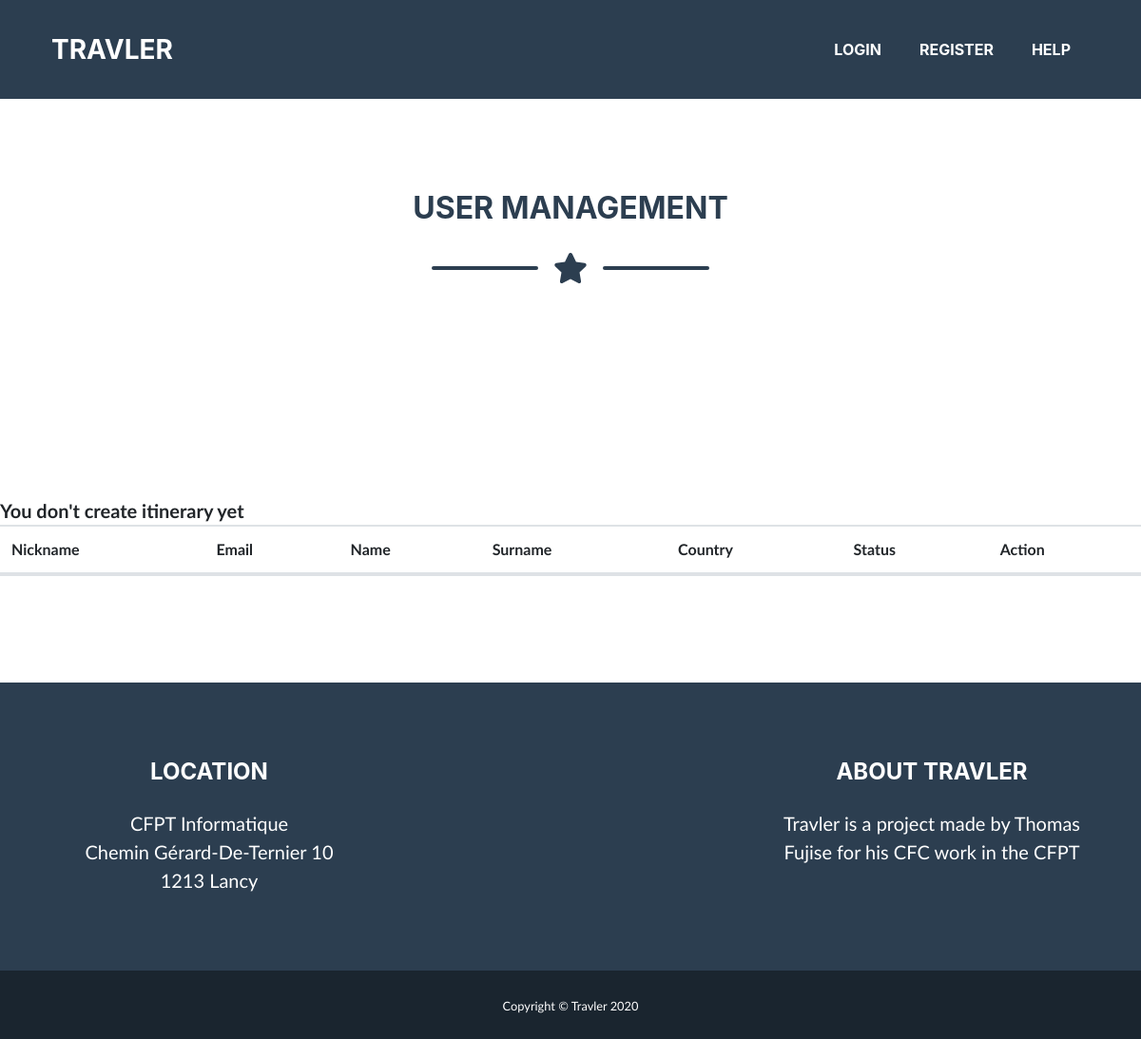
/src/www/administration.php, run on an earlier commit of the app's database.
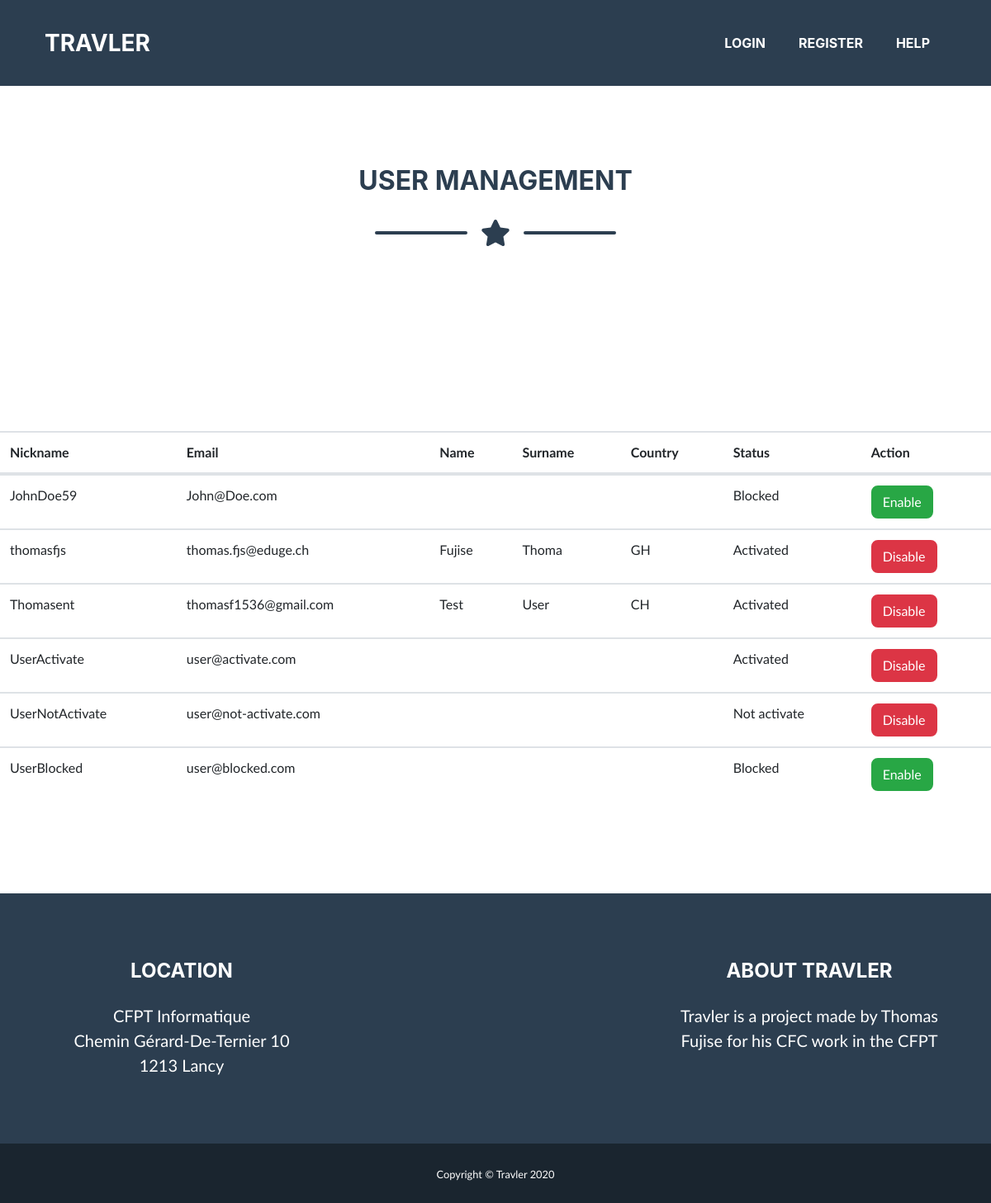
And on a later commit of the database.
### tables this page shows
CREATE TABLE `users` (
  `ID` int NOT NULL AUTO_INCREMENT,
  `EMAIL` varchar(45) NOT NULL,
  `NICKNAME` varchar(45) NOT NULL,
  `PASSWORD` varchar(255) NOT NULL,
  `TOKEN` varchar(64) NOT NULL,
  `NAME` varchar(45) DEFAULT NULL,
  `SURNAME` varchar(45) DEFAULT NULL,
  `BIO` mediumtext,
  `AVATAR` longtext NOT NULL,
  `STATUS_ID` int NOT NULL,
  `ROLES_ID` int NOT NULL,
  `COUNTRIES_ISO2` varchar(2) DEFAULT NULL,
  PRIMARY KEY (`ID`),
  UNIQUE KEY `UNIQUE` (`EMAIL`,`NICKNAME`),
  UNIQUE KEY `EMAIL_UNIQUE` (`EMAIL`),
  UNIQUE KEY `NICKNAME_UNIQUE` (`NICKNAME`),
  KEY `STATUS_ID` (`STATUS_ID`),
  KEY `ROLES_ID` (`ROLES_ID`),
  KEY `fk_USERS_COUNTRIES1_idx` (`COUNTRIES_ISO2`),
  CONSTRAINT `fk_USERS_COUNTRIES1` FOREIGN KEY (`COUNTRIES_ISO2`) REFERENCES `countries` (`ISO2`),
  CONSTRAINT `fk_USERS_ROLES1` FOREIGN KEY (`ROLES_ID`) REFERENCES `roles` (`ID`),
  CONSTRAINT `fk_USERS_STATUS1` FOREIGN KEY (`STATUS_ID`) REFERENCES `status` (`ID`)
);

### src/www/app/manager/FUserManager.php (called while the page is built, shortened)
<?php
require_once $_SERVER['DOCUMENT_ROOT'].'/ProjectTPI/src/www/app/manager/FDatabaseManager.php';
require_once $_SERVER['DOCUMENT_ROOT'].'/ProjectTPI/src/www/app/model/FUser.php';
class FUserManager extends FDatabaseManager{
    private static $instance;
    function __construct() {
        $this->tableName = "USERS";
        $this->fieldId = "ID";
        $this->fieldEmail = "EMAIL";
        $this->fieldNickname = "NICKNAME";
        $this->fieldName = "NAME";
        $this->fieldSurname = "SURNAME";
        $this->fieldBio = "BIO";
        $this->fieldAvatar = "AVATAR";
        $this->fieldStatus = "STATUS_ID";
        $this->fieldRole = "ROLES_ID";
        $this->fieldCountry = "COUNTRIES_ISO2";
    }
    public function IsLogged() : bool {
        return isset($_SESSION['userLogged']) ? TRUE : FALSE;
    }
    public static function GetInstance(){
        if(!self::$instance){
            self::$instance = new FUserManager();
        }
        return self::$instance;
    }
    public function GetAll(){
        $result = array();
        $query = <<<EX
            SELECT `{$this->fieldId}`, `{$this->fieldEmail}`, `{$this->fieldNickname}`, `{$this->fieldName}`,`{$this->fieldSurname}`, `{$this->fieldBio}`, `{$this->fieldAvatar}`, `{$this->fieldCountry}`, `{$this->fieldStatus}`, `{$this->fieldRole}`
            FROM `{$this->tableName}`
        EX;
        try{
            $req = $this::getDb()->prepare($query);
            $req->execute();
            while($row=$req->fetch(PDO::FETCH_ASSOC, PDO::FETCH_ORI_NEXT)){
                $users = new FUser($row[$this->fieldId], $row[$this->fieldEmail],  $row[$this->fieldNickname], $row[$this->fieldName], $row[$this->fieldSurname], $row[$this->fieldBio], $row[$this->fieldAvatar], $row[$this->fieldCountry], $row[$this->fieldStatus], $row[$this->fieldRole]);
                array_push($result, $users);
            }
        }catch(PDOException $e){
            return FALSE;
        }
        return count($result) > 0 ? $result : FALSE;
    }
}
?>

### src/www/app/manager/FDatabaseManager.php (called while the page is built, shortened)
<?php
class FDatabaseManager {
    private static $db ;
    public static function getDb() {
        if(!self::$db){
            try{
                $connectString = DB_DBTYPE.':host='.DB_HOST.';dbname='.DB_NAME;
                self::$db = new PDO($connectString, DB_USER, DB_PASS, array('charset'=>'utf8'));
                self::$db->setAttribute(PDO::ATTR_ERRMODE, PDO::ERRMODE_EXCEPTION);
                }catch(PDOException $e){
                    echo "EDatabase Error: ".$e;
                }
        }
        return self::$db;
    }
}
?>

### src/www/app/model/FUser.php (called while the page is built, shortened)
<?php
class FUser{
    public function __construct(int $IdParam, string $EmailParam = "", string $NicknameParam = "", $NameParam = "", $SurnameParam = "", $BioParam = "", $AvatarParam = "", $CountryParam = "", int $StatusParam , int $RoleParam )
    {
        $this->Email = $EmailParam;
        $this->Nickname = $NicknameParam;
        $this->Name = $NameParam;
        $this->Surname = $SurnameParam;
        $this->Country = $CountryParam;
        $this->Status = $StatusParam;
    }
}
?>

### src/www/app/view/FAdminView.php (the view, shortened to what this page needs)
<?php
require_once $_SERVER['DOCUMENT_ROOT'].'/ProjectTPI/src/www/app/manager/FUserManager.php';
class FAdminView{
    public static function DisplayUsers($users) : string{
        $result = '';
        $status = '';
        $action = '';
        if($users == FALSE)
        {
            $result .= <<<EX
            <div class="lead font-weight-bold">You don't create itinerary yet</div>
            EX;
        }
        else{
            for($i = 0;$i<count($users);$i++){
                switch($users[$i]->Status){
                    case 1:
                        $status = "Not activate";
                        $action = '<a href="#" class="btn btn-danger" data-type="disable" data-nickname="' . $users[$i]->Nickname .'" data-target="#modalDisable" data-toggle="modal">Disable</a>';
                        break;
                    case 2:
                        $status = "Activated";
                        $action = '<a href="#" class="btn btn-danger" data-type="disable" data-nickname="' . $users[$i]->Nickname .'" data-target="#modalDisable" data-toggle="modal">Disable</a>';
                        break;
                    case 3:
                        $status = "Blocked";
                        $action = '<a href="#" class="btn btn-success" data-type="disable" data-nickname="' . $users[$i]->Nickname .'" data-target="#modalDisable" data-toggle="modal">Enable</a>';
                        break;
                }
                $result .= <<<EX
                    <tr>
                        <td>{$users[$i]->Nickname}</td>
                        <td>{$users[$i]->Email}</td>
                        <td>{$users[$i]->Name}</td>
                        <td>{$users[$i]->Surname}</td>
                        <td>{$users[$i]->Country}</td>
                        <td>{$status}</td>
                        <td>{$action}</td>
                    </tr>
                EX;
            }
        }
        return $result;
    }
}
?>

### src/www/administration.php (shortened to what this page needs)
<?php
require_once $_SERVER['DOCUMENT_ROOT'].'/ProjectTPI/src/www/app/manager/FUserManager.php';
require_once $_SERVER['DOCUMENT_ROOT'].'/ProjectTPI/src/www/app/view/FAdminView.php';
?>
<!DOCTYPE html>
<html lang="FR" dir="ltr">
<head>
    <link href="./assets/css/styles.css" rel="stylesheet">
    <link rel="stylesheet" href="./assets/css/heading.css">
    <link rel="stylesheet" href="./assets/css/body.css">
</head>
<body id="page-top">
<?php
    if (FUserManager::getInstance()->isLogged()) {
        if (FUserManager::getInstance()->isAllowed(FSessionManager::getUserLogged())) {
            include "./inc/navbar/navbarAdmin.php";
        }
        else {
            include "./inc/navbar/navbarLogged.php";
        }
    }
    else {
        include "./inc/navbar/navbarNotLogged.php";
    }
?>
    <div class="masthead text-center">
    <div class="text-center">
            <h2 class="page-section-heading text-secondary mb-0 d-inline-block">USER MANAGEMENT</h2>
        </div>
        <div class="divider-custom">
            <div class="divider-custom-line"></div>
            <div class="divider-custom-icon"><i class="fas fa-star"></i></div>
            <div class="divider-custom-line"></div>
        </div>
    </div>
    <section class="page-section" id="panelAdmin">
        <table class="table">
            <thead>
                <tr>
                    <th scope="col">Nickname</th>
                    <th scope="col">Email</th>
                    <th scope="col">Name</th>
                    <th scope="col">Surname</th>
                    <th scope="col">Country</th>
                    <th scope="col">Status</th>
                    <th scope="col">Action</th>
                </tr>
            </thead>
           <?= FAdminView::DisplayUsers(FUserManager::GetInstance()->GetAll()) ?>
        </table>
</section>
<footer class="footer text-center">
    <div class="container">
        <div class="row">
            <div class="col-lg-4 mb-5 mb-lg-0">
                <h4 class="mb-4">LOCATION</h4>
                <p class="pre-wrap lead mb-0">CFPT Informatique
Chemin Gérard-De-Ternier 10
1213 Lancy</p>
            </div>
            <div class="col-lg-4 mb-5 mb-lg-0">
            </div>
            <div class="col-lg-4">
                <h4 class="mb-4">ABOUT TRAVLER</h4>
                <p class="pre-wrap lead mb-0">Travler is a project made by Thomas Fujise for his CFC work in the CFPT</p>
            </div>
        </div>
    </div>
</footer>
<section class="copyright py-4 text-center text-white">
    <div class="container"><small class="pre-wrap">Copyright © Travler 2020</small></div>
</section>
</body>
</html>

### src/www/inc/navbar/navbarNotLogged.php (shortened to what this page needs)
<nav class="navbar navbar-expand-lg bg-secondary fixed-top" id="mainNav">
  <div class="container"><a class="navbar-brand js-scroll-trigger" href=".\index.php">TRAVLER</a>
      <div class="collapse navbar-collapse" id="navbarResponsive">
        <ul class="navbar-nav ml-auto">
          <li class="nav-item mx-0 mx-lg-1"><a class="nav-link py-3 px-0 px-lg-3 rounded js-scroll-trigger" href=".\login.php">LOGIN</a>
          </li>
          <li class="nav-item mx-0 mx-lg-1"><a class="nav-link py-3 px-0 px-lg-3 rounded js-scroll-trigger" href=".\register.php">REGISTER</a>
          </li>
          <li class="nav-item mx-0 mx-lg-1"><a class="nav-link py-3 px-0 px-lg-3 rounded js-scroll-trigger" href=".\help.php">HELP</a>
          </li>
        </ul>
      </div>
    </div>
</nav>

What changed in the data, as far as the page shows it:
added users: NICKNAME "JohnDoe59", EMAIL "John@Doe.com", STATUS_ID "Blocked"
added users: NICKNAME "thomasfjs", EMAIL "thomas.fjs@eduge.ch", NAME "Fujise", SURNAME "Thoma", COUNTRIES_ISO2 "GH", STATUS_ID "Activated"
added users: NICKNAME "Thomasent", EMAIL "thomasf1536@gmail.com", NAME "Test", SURNAME "User", COUNTRIES_ISO2 "CH", STATUS_ID "Activated"
added users: NICKNAME "UserActivate", EMAIL "user@activate.com", STATUS_ID "Activated"
added users: NICKNAME "UserNotActivate", EMAIL "user@not-activate.com", STATUS_ID "Not activate"
added users: NICKNAME "UserBlocked", EMAIL "user@blocked.com", STATUS_ID "Blocked"
Also different on the page:
text no longer shown: "You don't create itinerary yet"
